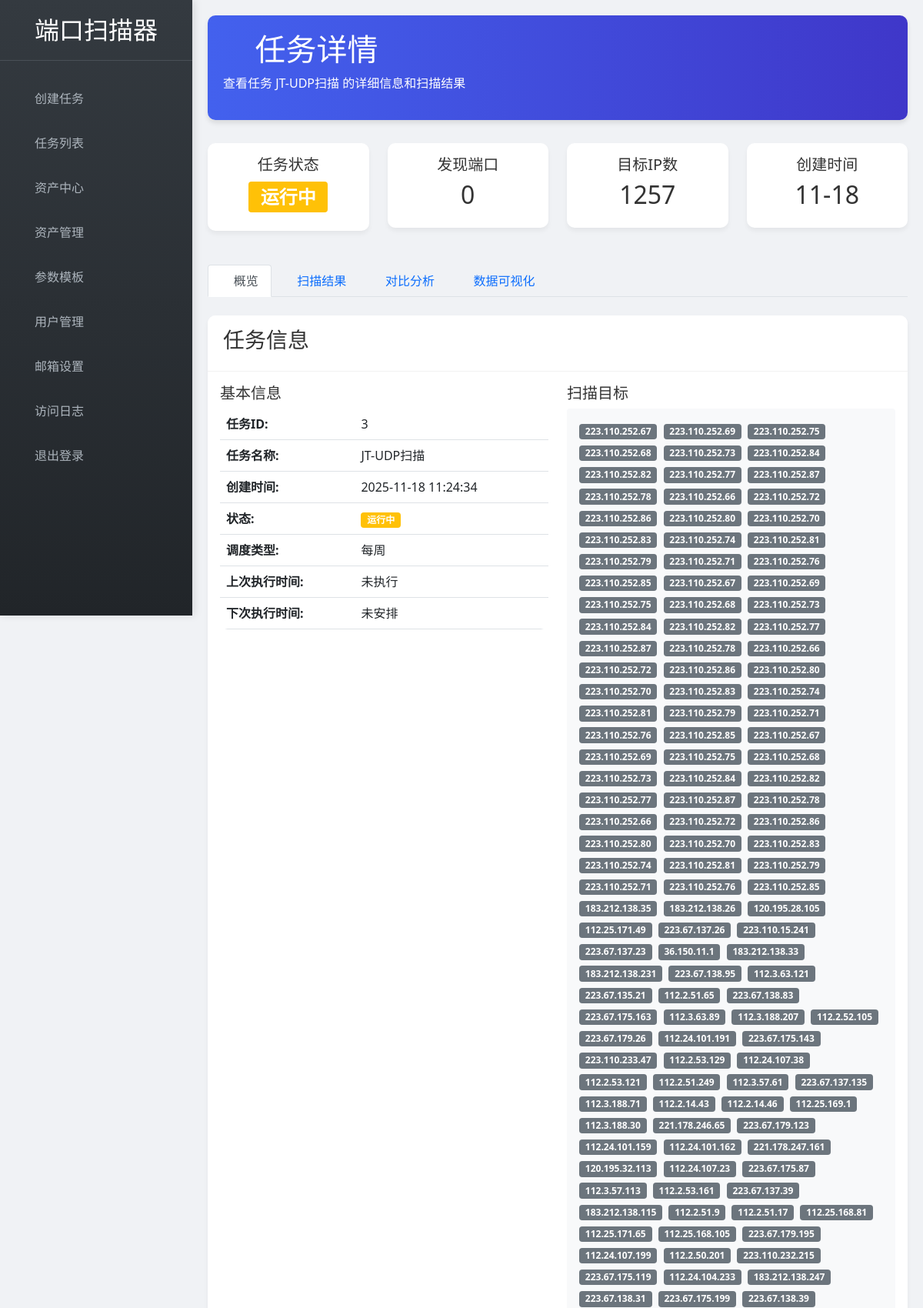
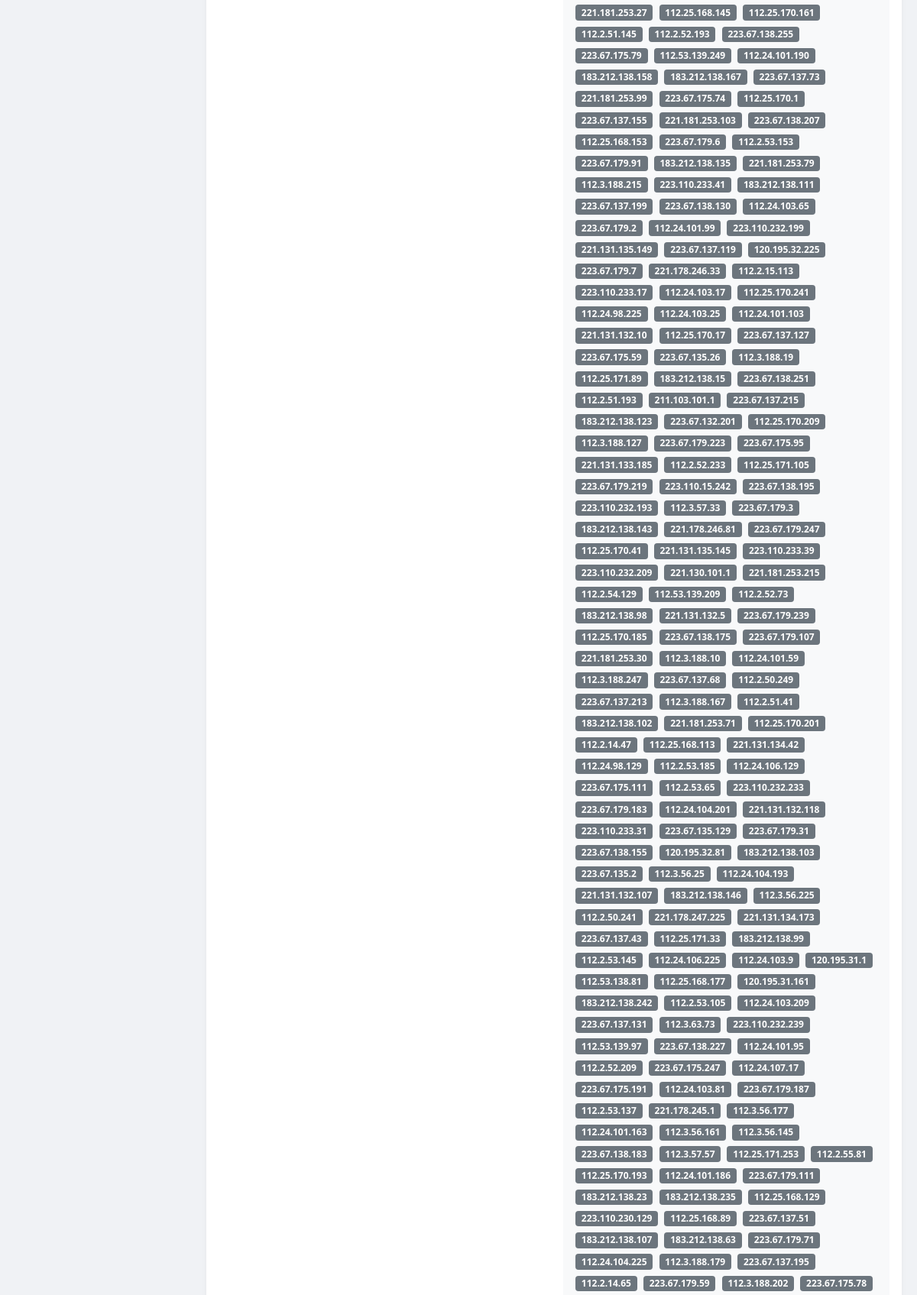
The page /task/3 (signed in, upper part) on the database its author committed (2 pictures, top to bottom).
### app.py (models this page shows, shortened)
class Task(db.Model):
    id = db.Column(db.Integer, primary_key=True)
    name = db.Column(db.String(100), nullable=False)
    ips = db.Column(db.Text, nullable=False)
    params = db.Column(db.Text, nullable=True)
    status = db.Column(db.String(20), default='pending')  # pending, running, completed, failed
    result = db.Column(db.Text, nullable=True)
    created_at = db.Column(db.DateTime, default=datetime.now)
    finished_at = db.Column(db.DateTime, nullable=True)
    created_by = db.Column(db.Integer, db.ForeignKey('user.id'), nullable=False)
    progress = db.Column(db.Integer, default=0)
    send_email = db.Column(db.Boolean, default=False)  # 是否发送邮件
    email_address = db.Column(db.String(120), nullable=True)  # 接收邮件的地址
    schedule_type = db.Column(db.String(20), default='once')  # once, daily, weekly, monthly
    last_run_at = db.Column(db.DateTime, nullable=True)  # 上次执行时间

### app.py (the view, shortened to what this page needs)
@app.route('/task/<int:task_id>')
@login_required
def task_detail(task_id):
    task = Task.query.get_or_404(task_id)
    ports_data = []
    if task.result:
        try:
            ports_data = json.loads(task.result)
        except:
            ports_data = []
    diff_data = None
    previous_task = Task.query.filter(
        Task.id < task_id,
        Task.ips == task.ips,
        Task.status == 'completed'
    ).order_by(Task.id.desc()).first()
    if previous_task and previous_task.result:
        try:
            current_ports_set = set()
            previous_ports_set = set()
            previous_data = json.loads(previous_task.result)
            for host_data in previous_data:
                host = host_data.get('host', '')
                if 'ports' in host_data and isinstance(host_data['ports'], list):
                    for port_data in host_data['ports']:
                        if port_data.get('state') == 'open':
                            key = f"{host}:{port_data.get('port', '')}:{port_data.get('protocol', 'tcp')}"
                            previous_ports_set.add(key)
            added_keys = current_ports_set - previous_ports_set
            removed_keys = previous_ports_set - current_ports_set
            unchanged_keys = current_ports_set & previous_ports_set
            added_ports = []
            removed_ports = []
            unchanged_ports = []
            previous_data = json.loads(previous_task.result)
            for host_data in previous_data:
                host = host_data.get('host', '')
                if 'ports' in host_data and isinstance(host_data['ports'], list):
                    for port_data in host_data['ports']:
                        key = f"{host}:{port_data.get('port', '')}:{port_data.get('protocol', 'tcp')}"
                        if key in removed_keys:
                            port_info = {
                                'host': host,
                                'port': port_data.get('port', 'N/A'),
                                'protocol': port_data.get('protocol', 'tcp'),
                                'service': port_data.get('service', 'unknown')
                            }
                            removed_ports.append(port_info)
            diff_data = {
                'previous_task': {
                    'id': previous_task.id,
                    'name': previous_task.name,
                    'created_at': previous_task.created_at.strftime('%Y-%m-%d %H:%M:%S')
                },
                'added_ports': added_ports,
                'removed_ports': removed_ports,
                'unchanged_ports': unchanged_ports
            }
        except Exception as e:
            print(f"处理对比数据时出错: {e}")
            diff_data = {}
    history_data = []
    history_tasks = Task.query.filter(
        Task.ips == task.ips,
        Task.status == 'completed'
    ).order_by(Task.created_at).all()
    for history_task in history_tasks:
        if history_task.result:
            try:
                result_data = json.loads(history_task.result)
                port_count = 0
                for host_data in result_data:
                    if 'ports' in host_data and isinstance(host_data['ports'], list):
                        open_ports = [port for port in host_data['ports'] if port.get('state') == 'open']
                        port_count += len(open_ports)
                history_data.append({
                    'task_id': history_task.id,
                    'created_at': history_task.created_at.strftime('%Y-%m-%d %H:%M'),
                    'port_count': port_count
                })
            except Exception as e:
                print(f"处理历史数据时出错: {e}")
                pass
    return render_template('task_detail.html',
                         task=task,
                         ports_data=ports_data,
                         diff_data=diff_data if diff_data is not None else {},
                         history_data=history_data)

### app.py (called while the page is built)
@login_manager.user_loader
def load_user(user_id):
    return User.query.get(int(user_id))

### templates/task_detail.html (shortened to what this page needs)
{% extends "layout.html" %}
{% block content %}
<div class="header">
    <h1><i class="fas fa-info-circle"></i> 任务详情</h1>
    <p>查看任务 {{ task.name }} 的详细信息和扫描结果</p>
</div>
<div class="row mb-4">
    <div class="col-md-3">
        <div class="card">
            <div class="card-body text-center">
                <h5>任务状态</h5>
                {% if task.status == 'running' %}
                    <h2><span class="badge bg-warning">运行中</span></h2>
                {% elif task.status == 'completed' %}
                    <h2><span class="badge bg-success">已完成</span></h2>
                {% elif task.status == 'failed' %}
                    <h2><span class="badge bg-danger">失败</span></h2>
                {% else %}
                    <h2><span class="badge bg-secondary">{{ task.status }}</span></h2>
                {% endif %}
            </div>
        </div>
    </div>
    <div class="col-md-3">
        <div class="card">
            <div class="card-body text-center">
                <h5>发现端口</h5>
                <h2>{{ ports_data|length }}</h2>
            </div>
        </div>
    </div>
    <div class="col-md-3">
        <div class="card">
            <div class="card-body text-center">
                <h5>目标IP数</h5>
                <h2>{{ task.ips.split('\n')|length }}</h2>
            </div>
        </div>
    </div>
    <div class="col-md-3">
        <div class="card">
            <div class="card-body text-center">
                <h5>创建时间</h5>
                <h2>{{ task.created_at.strftime('%m-%d') }}</h2>
            </div>
        </div>
    </div>
</div>
<ul class="nav nav-tabs mb-4" id="taskTab" role="tablist">
    <li class="nav-item" role="presentation">
        <button class="nav-link active" id="overview-tab" data-bs-toggle="tab" data-bs-target="#overview" type="button" role="tab">
            <i class="fas fa-eye"></i> 概览
        </button>
    </li>
    <li class="nav-item" role="presentation">
        <button class="nav-link" id="results-tab" data-bs-toggle="tab" data-bs-target="#results" type="button" role="tab">
            <i class="fas fa-table"></i> 扫描结果
        </button>
    </li>
    {% if diff_data %}
    <li class="nav-item" role="presentation">
        <button class="nav-link" id="diff-tab" data-bs-toggle="tab" data-bs-target="#diff" type="button" role="tab">
            <i class="fas fa-exchange-alt"></i> 对比分析
        </button>
    </li>
    {% endif %}
    <li class="nav-item" role="presentation">
        <button class="nav-link" id="visual-tab" data-bs-toggle="tab" data-bs-target="#visual" type="button" role="tab">
            <i class="fas fa-chart-pie"></i> 数据可视化
        </button>
    </li>
</ul>
<div class="tab-content" id="taskTabContent">
    <div class="tab-pane fade show active" id="overview" role="tabpanel">
        <div class="card">
            <div class="card-header">
                <h3>任务信息</h3>
            </div>
            <div class="card-body">
                <div class="row">
                    <div class="col-md-6">
                        <h5>基本信息</h5>
                        <table class="table">
                            <tr>
                                <td><strong>任务ID:</strong></td>
                                <td>{{ task.id }}</td>
                            </tr>
                            <tr>
                                <td><strong>任务名称:</strong></td>
                                <td>{{ task.name }}</td>
                            </tr>
                            <tr>
                                <td><strong>创建时间:</strong></td>
                                <td>{{ task.created_at.strftime('%Y-%m-%d %H:%M:%S') }}</td>
                            </tr>
                                                       <tr>
                                <td><strong>状态:</strong></td>
                                <td>
                                    {% if task.status == 'running' %}
                                        <span class="badge bg-warning">运行中</span>
                                    {% elif task.status == 'completed' %}
                                        <span class="badge bg-success">已完成</span>
                                    {% elif task.status == 'failed' %}
                                        <span class="badge bg-danger">失败</span>
                                    {% else %}
                                        <span class="badge bg-secondary">{{ task.status }}</span>
                                    {% endif %}
                                </td>
                            </tr>
                            {% if task.schedule_type != 'once' %}
                            <tr>
                                <td><strong>调度类型:</strong></td>
                                <td>
                                    {% if task.schedule_type == 'daily' %}
                                        每天
                                    {% elif task.schedule_type == 'weekly' %}
                                        每周
                                    {% elif task.schedule_type == 'monthly' %}
                                        每月
                                    {% else %}
                                        {{ task.schedule_type }}
                                    {% endif %}
                                </td>
                            </tr>
                            <tr>
                                <td><strong>上次执行时间:</strong></td>
                                <td>
                                    {% if task.last_run_at %}
                                        {{ task.last_run_at.strftime('%Y-%m-%d %H:%M:%S') }}
                                    {% else %}
                                        未执行
                                    {% endif %}
                                </td>
                            </tr>
                            <tr>
                                <td><strong>下次执行时间:</strong></td>
                                <td>
                                    {% if task.next_run_at %}
                                        {{ task.next_run_at.strftime('%Y-%m-%d %H:%M:%S') }}
                                    {% else %}
                                        未安排
                                    {% endif %}
                                </td>
                            </tr>
                            {% endif %}
                        </table>
                    </div>
                    <div class="col-md-6">
                        <h5>扫描目标</h5>
                        <div class="bg-light p-3 rounded">
                            {% for ip in task.ips.split('\n') %}
                                <span class="badge bg-secondary me-1 mb-1">{{ ip }}</span>
                            {% endfor %}
                        </div>
                    </div>
                </div>
            </div>
        </div>
    </div>
</div>
{% endblock %}

### static/css/all.css (style rules this page uses)
.fa,.fab,.fad,.fal,.far,.fas { -moz-osx-font-smoothing:grayscale;-webkit-font-smoothing:antialiased;display:inline-block;font-style:normal;font-variant:normal;text-rendering:auto;line-height:1 }
.fa-chart-pie:before { content:"\f200" }
.fa-exchange-alt:before { content:"\f362" }
.fa-eye:before { content:"\f06e" }
.fa-info-circle:before { content:"\f05a" }
.fa-table:before { content:"\f0ce" }

### templates/layout.html (style rules this page uses)
:root { --primary-color: #4361ee; --secondary-color: #3f37c9; --success-color: #4cc9f0; --dark-color: #212529; --light-color: #f8f9fa; --sidebar-width: 250px; }
body { font-family: 'Segoe UI', Tahoma, Geneva, Verdana, sans-serif; background-color: #f0f2f5; color: #333; }
.header { background: linear-gradient(90deg, var(--primary-color) 0%, var(--secondary-color) 100%); color: white; padding: 20px; border-radius: 10px; margin-bottom: 30px; box-shadow: 0 4px 6px rgba(0,0,0,0.1); }
.card { border-radius: 10px; box-shadow: 0 4px 6px rgba(0,0,0,0.05); border: none; margin-bottom: 20px; transition: transform 0.3s ease, box-shadow 0.3s ease; }
.card-header { background-color: white; border-bottom: 1px solid rgba(0,0,0,0.05); font-weight: 600; padding: 15px 20px; border-radius: 10px 10px 0 0 !important; }
.table { background-color: white; border-radius: 10px; overflow: hidden; }

### rows shown on the page
Task: name "JT-UDP扫描", created_at "11-18", id "3", created_at "2025-11-18 11:24:34"

### other values the page prints
{{ ports_data|length }} "0"
{{ task.ips.split('\n')|length }} "1257"
{{ ip }} "223.110.252.67" "223.110.252.69" "223.110.252.75" "223.110.252.68" "223.110.252.73" "223.110.252.84" "223.110.252.82" "223.110.252.77" "223.110.252.87" "223.110.252.78" "223.110.252.66" "223.110.252.72" "223.110.252.86" "223.110.252.80" "223.110.252.70" "223.110.252.83" "223.110.252.74" "223.110.252.81" "223.110.252.79" "223.110.252.71" "223.110.252.76" "223.110.252.85" "223.110.252.67" "223.110.252.69" "223.110.252.75" "223.110.252.68" "223.110.252.73" "223.110.252.84" "223.110.252.82" "223.110.252.77" "223.110.252.87" "223.110.252.78" "223.110.252.66" "223.110.252.72" "223.110.252.86" "223.110.252.80" "223.110.252.70" "223.110.252.83" "223.110.252.74" "223.110.252.81" "223.110.252.79" "223.110.252.71" "223.110.252.76" "223.110.252.85" "223.110.252.67" "223.110.252.69" "223.110.252.75" "223.110.252.68" "223.110.252.73" "223.110.252.84" "223.110.252.82" "223.110.252.77" "223.110.252.87" "223.110.252.78" "223.110.252.66" "223.110.252.72" "223.110.252.86" "223.110.252.80" "223.110.252.70" "223.110.252.83" "223.110.252.74" "223.110.252.81" "223.110.252.79" "223.110.252.71" "223.110.252.76" "223.110.252.85" "183.212.138.35" "183.212.138.26" "120.195.28.105" "112.25.171.49" "223.67.137.26" "223.110.15.241" "223.67.137.23" "36.150.11.1" "183.212.138.33" "183.212.138.231" "223.67.138.95" "112.3.63.121" "223.67.135.21" "112.2.51.65" "223.67.138.83" "223.67.175.163" "112.3.63.89" "112.3.188.207" "112.2.52.105" "223.67.179.26" "112.24.101.191" "223.67.175.143" "223.110.233.47" "112.2.53.129" "112.24.107.38" "112.2.53.121" "112.2.51.249" "112.3.57.61" "223.67.137.135" "112.3.188.71" "112.2.14.43" "112.2.14.46" "112.25.169.1" "112.3.188.30" "221.178.246.65" "223.67.179.123" "112.24.101.159" "112.24.101.162" "221.178.247.161" "120.195.32.113" "112.24.107.23" "223.67.175.87" "112.3.57.113" "112.2.53.161" "223.67.137.39" "183.212.138.115" "112.2.51.9" "112.2.51.17" "112.25.168.81" "112.25.171.65" "112.25.168.105" "223.67.179.195" "112.24.107.199" "112.2.50.201" "223.110.232.215" "223.67.175.119" "112.24.104.233" "183.212.138.247" "223.67.138.31" "223.67.175.199" "223.67.138.39" "221.181.253.27" "112.25.168.145" "112.25.170.161" "112.2.51.145" "112.2.52.193" "223.67.138.255" "223.67.175.79" "112.53.139.249" "112.24.101.190" "183.212.138.158" "183.212.138.167" "223.67.137.73" "221.181.253.99" "223.67.175.74" "112.25.170.1" "223.67.137.155" "221.181.253.103" "223.67.138.207" "112.25.168.153" "223.67.179.6" "112.2.53.153" "223.67.179.91" "183.212.138.135" "221.181.253.79" "112.3.188.215" "223.110.233.41" "183.212.138.111" "223.67.137.199" "223.67.138.130" "112.24.103.65" "223.67.179.2" "112.24.101.99" "223.110.232.199" "221.131.135.149" "223.67.137.119" "120.195.32.225" "223.67.179.7" "221.178.246.33" "112.2.15.113" "223.110.233.17" "112.24.103.17" "112.25.170.241" "112.24.98.225" "112.24.103.25" "112.24.101.103" "221.131.132.10" "112.25.170.17" "223.67.137.127" "223.67.175.59" "223.67.135.26" "112.3.188.19" "112.25.171.89" "183.212.138.15" "223.67.138.251" "112.2.51.193" "211.103.101.1" "223.67.137.215" "183.212.138.123" "223.67.132.201" "112.25.170.209" "112.3.188.127" "223.67.179.223" "223.67.175.95" "221.131.133.185" "112.2.52.233" "112.25.171.105" "223.67.179.219" "223.110.15.242" "223.67.138.195" "223.110.232.193" "112.3.57.33" "223.67.179.3" "183.212.138.143" "221.178.246.81" "223.67.179.247" "112.25.170.41" "221.131.135.145" "223.110.233.39" "223.110.232.209" "221.130.101.1" "221.181.253.215" "112.2.54.129" "112.53.139.209" "112.2.52.73" "183.212.138.98" "221.131.132.5" "223.67.179.239" "112.25.170.185" "223.67.138.175" "223.67.179.107" "221.181.253.30" "112.3.188.10" "112.24.101.59" "112.3.188.247" "223.67.137.68" "112.2.50.249" "223.67.137.213" "112.3.188.167" "112.2.51.41" "183.212.138.102" "221.181.253.71" "112.25.170.201" "112.2.14.47" "112.25.168.113" "221.131.134.42" "112.24.98.129" "112.2.53.185" "112.24.106.129" "223.67.175.111" "112.2.53.65" "223.110.232.233" "223.67.179.183" "112.24.104.201" "221.131.132.118" "223.110.233.31" "223.67.135.129" "223.67.179.31" "223.67.138.155" "120.195.32.81" "183.212.138.103" "223.67.135.2" "112.3.56.25" "112.24.104.193" "221.131.132.107" "183.212.138.146" "112.3.56.225" "112.2.50.241" "221.178.247.225" "221.131.134.173" "223.67.137.43" "112.25.171.33" "183.212.138.99" "112.2.53.145" "112.24.106.225" "112.24.103.9" "120.195.31.1" "112.53.138.81" "112.25.168.177" "120.195.31.161" "183.212.138.242" "112.2.53.105" "112.24.103.209" "223.67.137.131" "112.3.63.73" "223.110.232.239" "112.53.139.97" "223.67.138.227" "112.24.101.95" "112.2.52.209" "223.67.175.247" "112.24.107.17" "223.67.175.191" "112.24.103.81" "223.67.179.187" "112.2.53.137" "221.178.245.1" "112.3.56.177" "112.24.101.163" "112.3.56.161" "112.3.56.145" "223.67.138.183" "112.3.57.57" "112.25.171.253" "112.2.55.81" "112.25.170.193" "112.24.101.186" "223.67.179.111" "183.212.138.23" "183.212.138.235" "112.25.168.129" "223.110.230.129" "112.25.168.89" "223.67.137.51" "183.212.138.107" "183.212.138.63" "223.67.179.71" "112.24.104.225" "112.3.188.179" "223.67.137.195" "112.2.14.65" "223.67.179.59" "112.3.188.202" "223.67.175.78"
